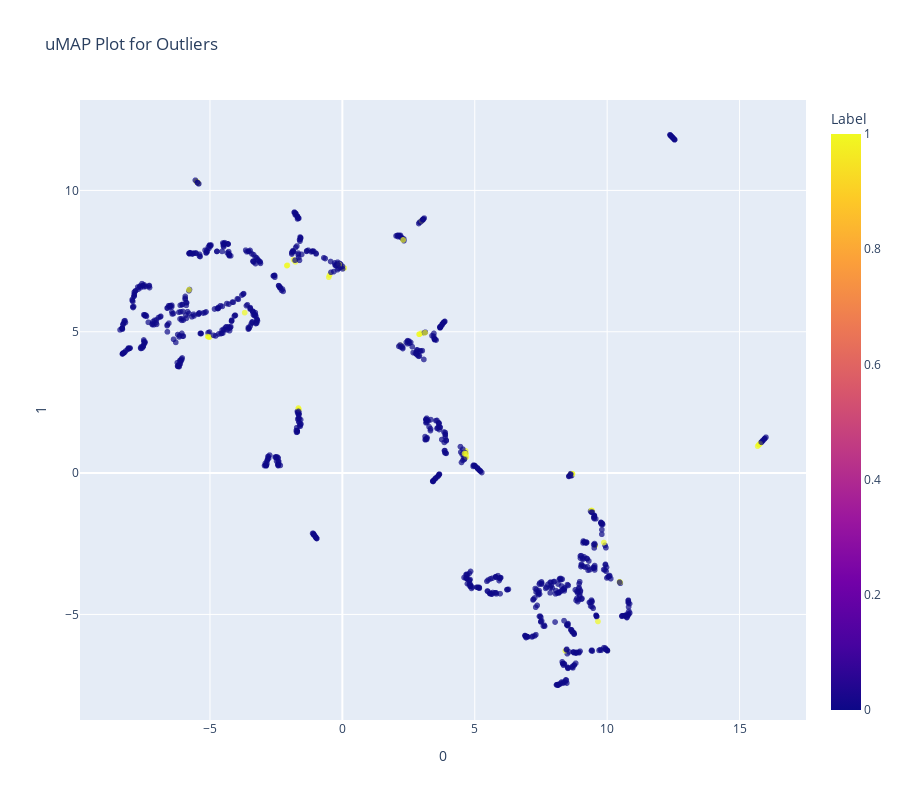

Source (notebook cell):
### Markdown cell above
#### Uniform Manifold Approximation and Projection

### Code cell
plot_model(iforest, plot = 'umap')

### Figure 1 — Plotly figure (JSON) as saved in the notebook; plotly's stock layout.template omitted (floating-point values rounded to 4 significant figures; data arrays with more than 128 entries replaced by an {"elided": "..."} marker saying what was removed)
{"data": [{"hovertemplate": "0=%{x}<br>1=%{y}<br>Feature=%{customdata[0]}<br>Label=%{marker.color}", "showlegend": false, "legendgroup": "", "name": "", "yaxis": "y", "customdata": {"elided": "1026x1 str values"}, "y": {"elided": "1026 float values"}, "hoverlabel": {"namelength": 0}, "mode": "markers", "xaxis": "x", "marker": {"color": {"elided": "1026 int values"}, "opacity": 0.7, "symbol": "circle", "coloraxis": "coloraxis"}, "x": {"elided": "1026 float values"}, "type": "scattergl"}], "layout": {"xaxis": {"domain": [0, 1], "anchor": "y", "title": {"text": "0"}}, "title": {"text": "uMAP Plot for Outliers"}, "yaxis": {"domain": [0, 1], "anchor": "x", "title": {"text": "1"}}, "height": 800, "width": 900, "legend": {"tracegroupgap": 0}, "coloraxis": {"colorbar": {"title": {"text": "Label"}}, "colorscale": [[0, "#0d0887"], [0.1111, "#46039f"], [0.2222, "#7201a8"], [0.3333, "#9c179e"], [0.4444, "#bd3786"], [0.5556, "#d8576b"], [0.6667, "#ed7953"], [0.7778, "#fb9f3a"], [0.8889, "#fdca26"], [1, "#f0f921"]]}}}
